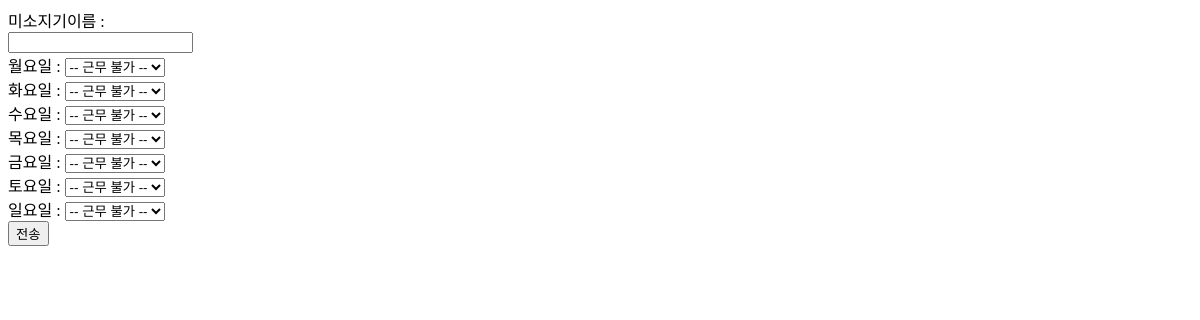
The page /possibles/ on the database as committed earlier.
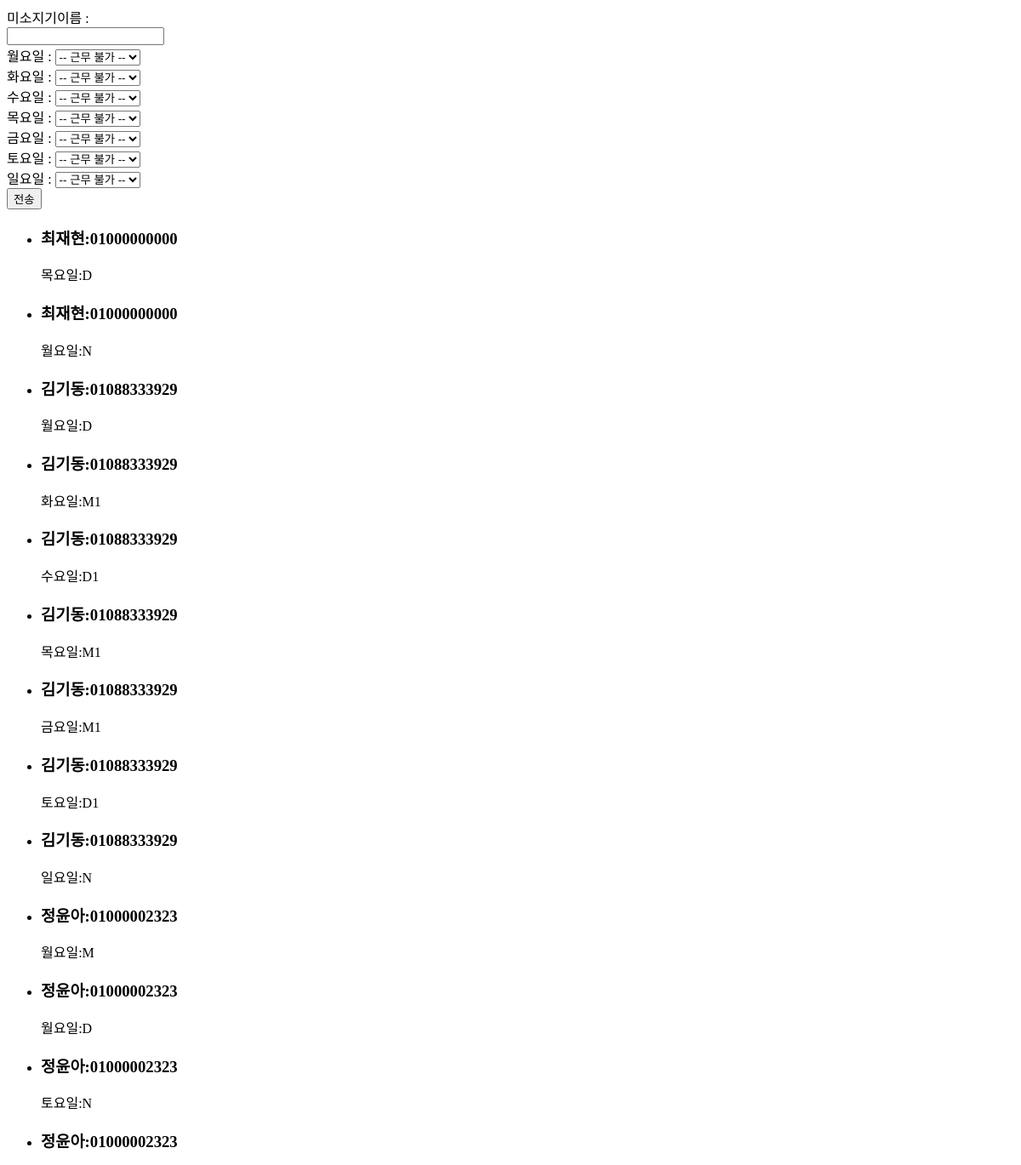
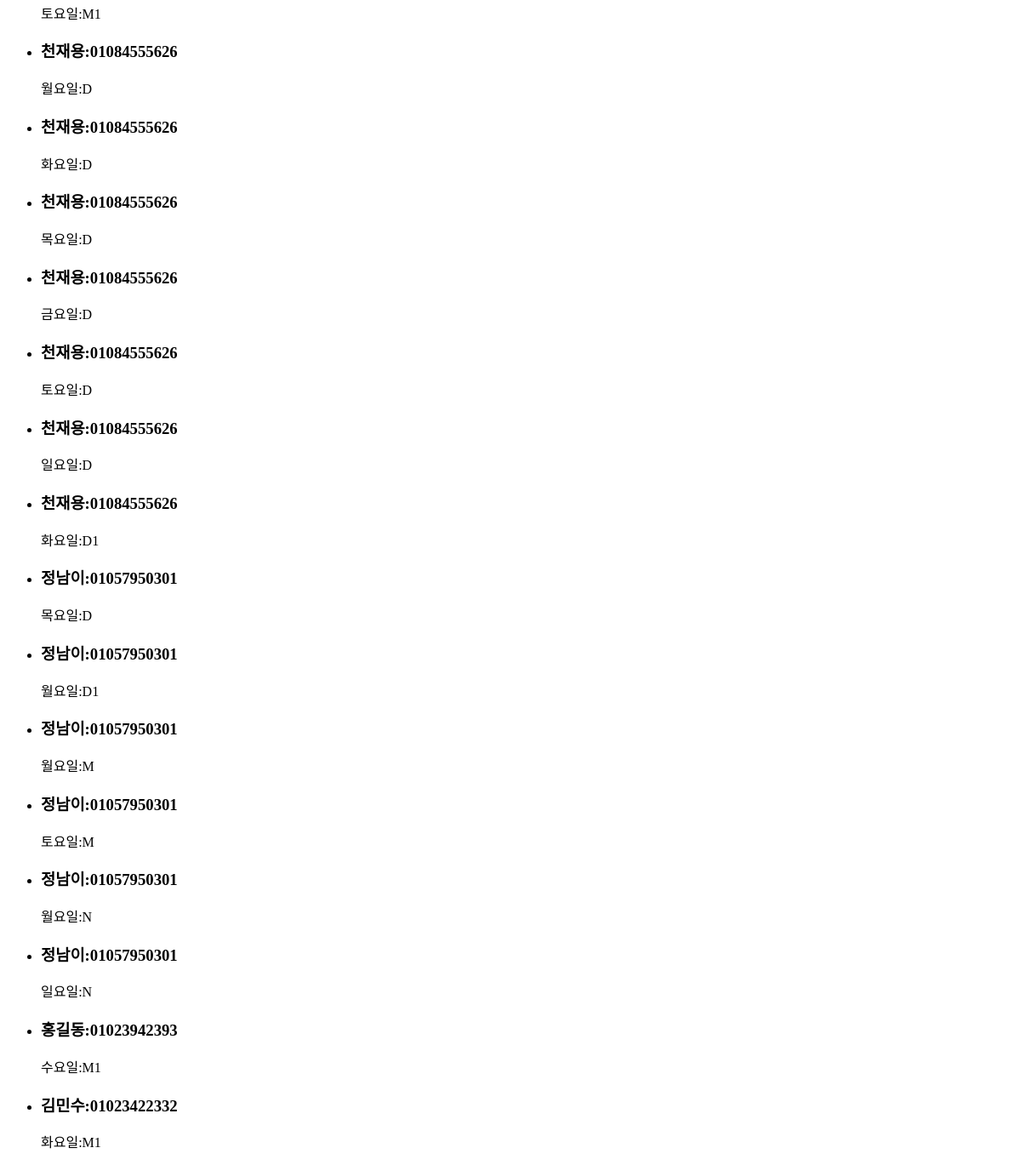
The same page on the database as committed later (2 pictures, top to bottom).
### miso/models.py (models this page shows, shortened)
class Possible_schedule(models.Model):
    staff_id = models.ForeignKey(Staff, on_delete= models.CASCADE)
    day_id = models.ForeignKey(Day, on_delete= models.CASCADE)
    is_assigned = models.BooleanField(blank=True, default=False)
    class Meta:
        unique_together = ('staff_id', 'day_id')

class Staff (models.Model):
    name = models.CharField(max_length=45)
    phone = models.CharField(max_length=20)
    score = models.FloatField(blank=True, default=50)
    possible_N_days = models.IntegerField(blank=True, default=3)
    newcomer = models.BooleanField(blank=True, default=False)
    min_complete = models.BooleanField (blank=True, default=False)
    max_complete = models.BooleanField (blank=True, default=False)
    class Meta:
        unique_together = ('name', 'phone')
    def __str__(self):
        return str(self.name + ":" + self.phone)

class Day (models.Model):
    day_opt = (
        ('월요일', '월요일'),
        ('화요일', '화요일'),
        ('수요일', '수요일'),
        ('목요일', '목요일'),
        ('금요일', '금요일'),
        ('토요일', '토요일'),
        ('일요일', '일요일'),
    )
    time_opt = (
        ('D', '선오픈'),
        ('D1', '후오픈'),
        ('D2', '준오픈'),
        ('M', '선미들'),
        ('M1', '미들1'),
        ('M2', '미들2'),
        ('M3', '미들3'),
        ('M4', '늦미들'),
        ('N', '선마감'),
        ('N1', '마감'),
        ('N2', '후마감'),
    )
    day = models.CharField(max_length=10, choices=day_opt)
    time = models.CharField(max_length=5,choices=time_opt)
    needs = models.IntegerField(blank=True, default=5)
    needs_newcomer = models.IntegerField(blank=True, default=2)
    real_origin = models.IntegerField(blank=True, default=0)
    real_newcomer = models.IntegerField(blank=True, default=0)
    class Meta:
        unique_together = ('day', 'time')
    def __str__(self):
        return str(self.day) + ':' + str(self.time)

### miso/views.py (the view)
# urls.py: re_path(r'^possibles/$', possibleCreateRetrieveView, name='possible-create-retrieve'),
def possibleCreateRetrieveView(request):
    dayList = ['월요일', '화요일', '수요일', '목요일','금요일','토요일','일요일']
    print(request.POST.get('id'))
    if request.method == 'POST':
        staff_name=request.POST.get('name') # 천재용으로 받아옴 웹에서
        query_result = Staff.objects.get(name=staff_name) # 이름으로 staff 를 필터링
        print(query_result.id)
        print(type(query_result))
        for day in dayList:
            dayTime = request.POST.get(day)
            print("==========dayTIme===============" + dayTime)
            print(type(dayTime))
            if(dayTime == '0'):
                continue
            dayInstance = Day.objects.filter(day=day).get(time=dayTime)
            print(dayInstance)
            new_instance = Possible_schedule(staff_id=query_result, day_id=dayInstance)
            new_instance.save()
        return redirect('./')
    elif request.method =='GET':
        possibleAll = Possible_schedule.objects.all()
        context = {'possibleAll': possibleAll}
    return render(request, 'plan/main.html', context)

### template/plan/main.html (shortened to what this page needs)
<!DOCTYPE html>
<html lang="en">
<head>
</head>
<body>
<form id="frm" method="post">
    <div>미소지기이름 : <br/><input type="text" name="name" value=""></div>
    <div>월요일 : <select name="월요일">
        <option value=0 selected>-- 근무 불가 --</option>
    </select></div>
    <div>화요일 : <select name="화요일">
        <option value=0 selected>-- 근무 불가 --</option>
    </select></div>
    <div>수요일 : <select name="수요일">
        <option value=0 selected>-- 근무 불가 --</option>
    </select></div>
    <div>목요일 : <select name="목요일">
        <option value=0 selected>-- 근무 불가 --</option>
    </select></div>
    <div>금요일 : <select name="금요일">
        <option value=0 selected>-- 근무 불가 --</option>
    </select></div>
    <div>토요일 : <select name="토요일">
        <option value=0 selected>-- 근무 불가 --</option>
    </select></div>
    <div>일요일 : <select name="일요일">
        <option value=0 selected>-- 근무 불가 --</option>
    </select></div>
    <div><input type="submit" id="btn" value="전송"></div>
</form>
<ul>
{% for possible in possibleAll %}
    <li>
        <h3>{{possible.staff_id}}</h3>
        <span>{{possible.day_id}}</span>
    </li>
{% endfor %}
</ul>
</body>
</html>

Rows that differ between the two databases and show on the page:
added Possible_schedule: staff_id "최재현:01000000000", day_id "목요일:D"
added Possible_schedule: staff_id "최재현:01000000000", day_id "월요일:N"
added Possible_schedule: staff_id "김기동:01088333929", day_id "월요일:D"
added Possible_schedule: staff_id "김기동:01088333929", day_id "화요일:M1"
added Possible_schedule: staff_id "김기동:01088333929", day_id "수요일:D1"
added Possible_schedule: staff_id "김기동:01088333929", day_id "목요일:M1"
added Possible_schedule: staff_id "김기동:01088333929", day_id "금요일:M1"
added Possible_schedule: staff_id "김기동:01088333929", day_id "토요일:D1"
added Possible_schedule: staff_id "김기동:01088333929", day_id "일요일:N"
added Possible_schedule: staff_id "정윤아:01000002323", day_id "월요일:M"
added Possible_schedule: staff_id "정윤아:01000002323", day_id "월요일:D"
added Possible_schedule: staff_id "정윤아:01000002323", day_id "토요일:N"
added Possible_schedule: staff_id "정윤아:01000002323", day_id "토요일:M1"
added Possible_schedule: staff_id "천재용:01084555626", day_id "월요일:D"
added Possible_schedule: staff_id "천재용:01084555626", day_id "화요일:D"
added Possible_schedule: staff_id "천재용:01084555626", day_id "목요일:D"
added Possible_schedule: staff_id "천재용:01084555626", day_id "금요일:D"
added Possible_schedule: staff_id "천재용:01084555626", day_id "토요일:D"
added Possible_schedule: staff_id "천재용:01084555626", day_id "일요일:D"
added Possible_schedule: staff_id "천재용:01084555626", day_id "화요일:D1"
added Possible_schedule: staff_id "정남이:01057950301", day_id "목요일:D"
added Possible_schedule: staff_id "정남이:01057950301", day_id "월요일:D1"
added Possible_schedule: staff_id "정남이:01057950301", day_id "월요일:M"
added Possible_schedule: staff_id "정남이:01057950301", day_id "토요일:M"
added Possible_schedule: staff_id "정남이:01057950301", day_id "월요일:N"
added Possible_schedule: staff_id "정남이:01057950301", day_id "일요일:N"
added Possible_schedule: staff_id "홍길동:01023942393", day_id "수요일:M1"
added Possible_schedule: staff_id "김민수:01023422332", day_id "화요일:M1"
